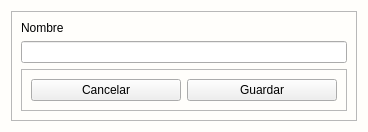
<?xml version="1.0" encoding="UTF-8"?>
<ui version="4.0">
 <class>Formulario</class>
 <widget class="QWidget" name="Formulario">
  <property name="geometry">
   <rect>
    <x>0</x>
    <y>0</y>
    <width>368</width>
    <height>129</height>
   </rect>
  </property>
  <property name="windowTitle">
   <string>Form</string>
  </property>
  <property name="styleSheet">
   <string notr="true">#Formulario{
background: #fffefb;
}
[objectName*=&quot;contenedor&quot;]{
background: #fffefb;
}
[objectName*=&quot;etiqueta_&quot;]{
font-size:14px;
font-weight:bold;
font-family:&quot;Arial&quot;;
}
[objectName*=&quot;txt&quot;]{
font-size:14px;
font-weight:bold;
font-family:&quot;Arial&quot;;
color:#1d1c1c;
border:none;
border-radius:4px;
background: #F5F5F5;
border-bottom: 1px solid #1d1c1c;
}
[objectName*=&quot;txt&quot;]:hover{
border-bottom: 1px solid #023375;
}
[objectName*=&quot;txt&quot;]:focus{
border-bottom: 2px solid #023375;
}
[objectName*=&quot;btn_btn_&quot;]{
font-size:14px;
font-weight:bold;
font-family:&quot;Arial&quot;;
color: #fffefb;
background: #00619a;
border:none;
border-radius:4px;
padding: 4px 0px;
}
#btn_btn_cancelar:hover{
background: #ee1d52;
}
#btn_btn_cancelar:pressed{
background: #B13636;
}
#btn_btn_guardar:hover{
background: #68a67d;
}
#btn_btn_guardar:pressed{
background: #578B69;
}</string>
  </property>
  <layout class="QGridLayout" name="gridLayout">
   <item row="0" column="0">
    <widget class="QFrame" name="contenedor">
     <property name="frameShape">
      <enum>QFrame::StyledPanel</enum>
     </property>
     <property name="frameShadow">
      <enum>QFrame::Raised</enum>
     </property>
     <layout class="QVBoxLayout" name="verticalLayout">
      <item>
       <widget class="QLabel" name="etiqueta_nombre">
        <property name="text">
         <string>Nombre</string>
        </property>
       </widget>
      </item>
      <item>
       <widget class="QLineEdit" name="txt_nombre">
        <property name="maxLength">
         <number>30</number>
        </property>
        <property name="frame">
         <bool>true</bool>
        </property>
        <property name="echoMode">
         <enum>QLineEdit::Normal</enum>
        </property>
        <property name="cursorMoveStyle">
         <enum>Qt::LogicalMoveStyle</enum>
        </property>
        <property name="clearButtonEnabled">
         <bool>true</bool>
        </property>
       </widget>
      </item>
      <item>
       <widget class="QFrame" name="frame">
        <property name="frameShape">
         <enum>QFrame::StyledPanel</enum>
        </property>
        <property name="frameShadow">
         <enum>QFrame::Raised</enum>
        </property>
        <layout class="QHBoxLayout" name="horizontalLayout">
         <item>
          <widget class="QPushButton" name="btn_btn_cancelar">
           <property name="cursor">
            <cursorShape>PointingHandCursor</cursorShape>
           </property>
           <property name="text">
            <string>Cancelar</string>
           </property>
          </widget>
         </item>
         <item>
          <widget class="QPushButton" name="btn_btn_guardar">
           <property name="cursor">
            <cursorShape>PointingHandCursor</cursorShape>
           </property>
           <property name="text">
            <string>Guardar</string>
           </property>
          </widget>
         </item>
        </layout>
       </widget>
      </item>
     </layout>
    </widget>
   </item>
  </layout>
 </widget>
 <resources/>
 <connections/>
</ui>
